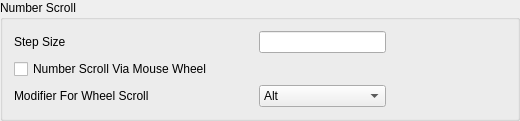
             <widget class="QGroupBox" name="groupBoxNumberScroll">
              <property name="title">
               <string>Number Scroll</string>
              </property>
              <layout class="QGridLayout" name="gridLayout_8">
               <item row="1" column="1">
                <spacer name="horizontalSpacer_7">
                 <property name="orientation">
                  <enum>Qt::Horizontal</enum>
                 </property>
                 <property name="sizeHint" stdset="0">
                  <size>
                   <width>40</width>
                   <height>20</height>
                  </size>
                 </property>
                </spacer>
               </item>
               <item row="1" column="5">
                <spacer name="horizontalSpacer_28">
                 <property name="orientation">
                  <enum>Qt::Horizontal</enum>
                 </property>
                 <property name="sizeHint" stdset="0">
                  <size>
                   <width>40</width>
                   <height>20</height>
                  </size>
                 </property>
                </spacer>
               </item>
               <item row="3" column="2">
                <widget class="QComboBox" name="comboBoxModifierNumberScrollWheel">
                 <item>
                  <property name="text">
                   <string>Alt</string>
                  </property>
                 </item>
                 <item>
                  <property name="text">
                   <string>Left Mouse Button</string>
                  </property>
                 </item>
                 <item>
                  <property name="text">
                   <string>Either</string>
                  </property>
                 </item>
                </widget>
               </item>
               <item row="1" column="3">
                <spacer name="horizontalSpacer_34">
                 <property name="orientation">
                  <enum>Qt::Horizontal</enum>
                 </property>
                 <property name="sizeHint" stdset="0">
                  <size>
                   <width>40</width>
                   <height>20</height>
                  </size>
                 </property>
                </spacer>
               </item>
               <item row="1" column="2">
                <widget class="QLineEdit" name="lineEditStepSize"/>
               </item>
               <item row="1" column="0">
                <widget class="QLabel" name="labelStepSize">
                 <property name="text">
                  <string>Step Size</string>
                 </property>
                </widget>
               </item>
               <item row="1" column="4">
                <spacer name="horizontalSpacer_33">
                 <property name="orientation">
                  <enum>Qt::Horizontal</enum>
                 </property>
                 <property name="sizeHint" stdset="0">
                  <size>
                   <width>40</width>
                   <height>20</height>
                  </size>
                 </property>
                </spacer>
               </item>
               <item row="2" column="0">
                <widget class="QCheckBox" name="checkBoxEnableNumberScrollWheel">
                 <property name="text">
                  <string>Number Scroll Via Mouse Wheel</string>
                 </property>
                </widget>
               </item>
               <item row="3" column="0">
                <widget class="QLabel" name="labelModifierNumberScrollWheel">
                 <property name="text">
                  <string>Modifier For Wheel Scroll </string>
                 </property>
                </widget>
               </item>
              </layout>
             </widget>
